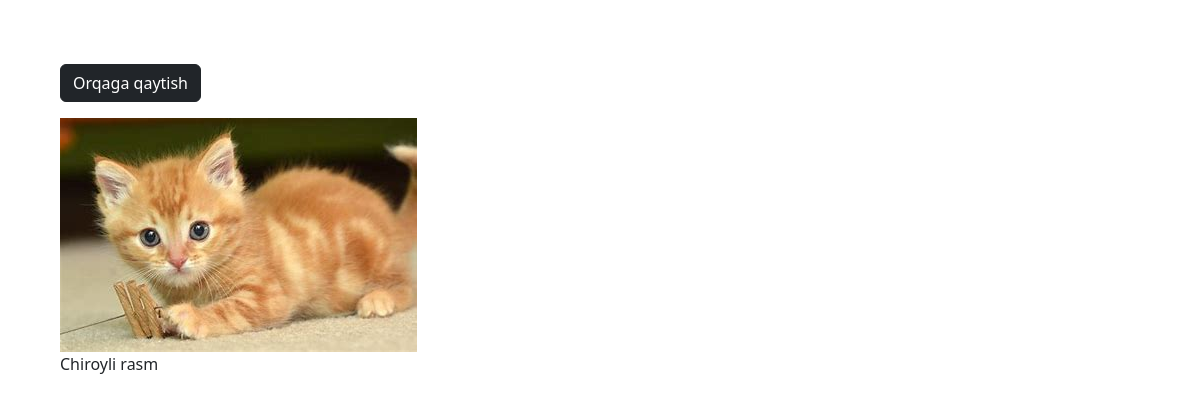
The page /photo/6/ (signed in) on the database its author committed.
### photo/models.py (models this page shows, shortened)
class Photo(models.Model):
    category = models.ForeignKey(Category, on_delete=models.SET_NULL, null=True, blank=True)
    image = models.ImageField(null=False, blank=False)
    description = models.TextField()

### photo/views.py (the view)
# urls.py: path('photo/<str:pk>/', viewPhoto, name='view-photo'),
@login_required(login_url='login')
def viewPhoto(request, pk):
    photo = Photo.objects.get(id=pk)
    return render(request, 'photo/photo.html', {
        'photo': photo,
    })

### templates/photo/photo.html (shortened to what this page needs)
<!DOCTYPE html>
<html lang="en">
<head>
    <link href="https://cdn.jsdelivr.net/npm/bootstrap@5.3.0/dist/css/bootstrap.min.css" rel="stylesheet">
</head>
<body class="m-5">
    <div class="container">
        <div class="row-justify-content-center">
            <div class="col">
                <a href="{% url 'galeriya' %}" class="btn btn-dark my-3">Orqaga qaytish</a>
                <div style="height: 90vh;">
                    <img style="max-width:100%; max-height: 100%" src="{{ photo.image.url }}">
                    <p>{{ photo.description }}</p>
                </div>
            </div>
        </div>
    </div>
</body>
</html>

### rows shown on the page
Photo: image (picture), description "Chiroyli rasm"
